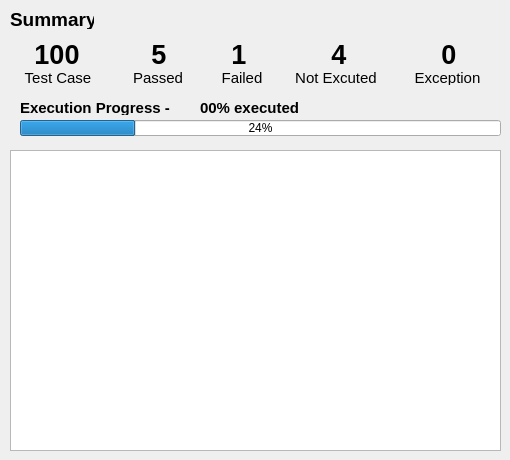
    <widget class="QWidget" name="tab_2">
     <attribute name="title">
      <string>Test Status</string>
     </attribute>
     <widget class="QLabel" name="label_9">
      <property name="geometry">
       <rect>
        <x>30</x>
        <y>40</y>
        <width>54</width>
        <height>29</height>
       </rect>
      </property>
      <property name="font">
       <font>
        <pointsize>20</pointsize>
        <weight>75</weight>
        <bold>true</bold>
        <strikeout>false</strikeout>
        <stylestrategy>PreferDefault</stylestrategy>
       </font>
      </property>
      <property name="text">
       <string>100</string>
      </property>
      <property name="alignment">
       <set>Qt::AlignCenter</set>
      </property>
     </widget>
     <widget class="QLabel" name="label_12">
      <property name="geometry">
       <rect>
        <x>330</x>
        <y>40</y>
        <width>18</width>
        <height>29</height>
       </rect>
      </property>
      <property name="font">
       <font>
        <pointsize>20</pointsize>
        <weight>75</weight>
        <bold>true</bold>
       </font>
      </property>
      <property name="text">
       <string>4</string>
      </property>
      <property name="alignment">
       <set>Qt::AlignCenter</set>
      </property>
     </widget>
     <widget class="QLabel" name="label">
      <property name="geometry">
       <rect>
        <x>10</x>
        <y>10</y>
        <width>84</width>
        <height>19</height>
       </rect>
      </property>
      <property name="font">
       <font>
        <pointsize>14</pointsize>
        <weight>75</weight>
        <bold>true</bold>
       </font>
      </property>
      <property name="text">
       <string>Summary</string>
      </property>
     </widget>
     <widget class="QProgressBar" name="progressBar">
      <property name="geometry">
       <rect>
        <x>20</x>
        <y>120</y>
        <width>481</width>
        <height>16</height>
       </rect>
      </property>
      <property name="value">
       <number>24</number>
      </property>
     </widget>
     <widget class="QLabel" name="label_3">
      <property name="geometry">
       <rect>
        <x>130</x>
        <y>70</y>
        <width>56</width>
        <height>15</height>
       </rect>
      </property>
      <property name="font">
       <font>
        <pointsize>11</pointsize>
        <weight>50</weight>
        <bold>false</bold>
       </font>
      </property>
      <property name="text">
       <string>Passed</string>
      </property>
      <property name="alignment">
       <set>Qt::AlignCenter</set>
      </property>
     </widget>
     <widget class="QLabel" name="label_5">
      <property name="geometry">
       <rect>
        <x>290</x>
        <y>70</y>
        <width>92</width>
        <height>15</height>
       </rect>
      </property>
      <property name="font">
       <font>
        <pointsize>11</pointsize>
        <weight>50</weight>
        <bold>false</bold>
       </font>
      </property>
      <property name="text">
       <string>Not Excuted</string>
      </property>
      <property name="alignment">
       <set>Qt::AlignCenter</set>
      </property>
     </widget>
     <widget class="QLabel" name="label_6">
      <property name="geometry">
       <rect>
        <x>410</x>
        <y>70</y>
        <width>75</width>
        <height>15</height>
       </rect>
      </property>
      <property name="font">
       <font>
        <pointsize>11</pointsize>
        <weight>50</weight>
        <bold>false</bold>
       </font>
      </property>
      <property name="text">
       <string>Exception</string>
      </property>
      <property name="alignment">
       <set>Qt::AlignCenter</set>
      </property>
     </widget>
     <widget class="QLabel" name="label_7">
      <property name="geometry">
       <rect>
        <x>20</x>
        <y>100</y>
        <width>163</width>
        <height>15</height>
       </rect>
      </property>
      <property name="font">
       <font>
        <pointsize>11</pointsize>
        <weight>75</weight>
        <italic>false</italic>
        <bold>true</bold>
       </font>
      </property>
      <property name="text">
       <string>Execution Progress -</string>
      </property>
     </widget>
     <widget class="QLabel" name="label_8">
      <property name="geometry">
       <rect>
        <x>200</x>
        <y>100</y>
        <width>105</width>
        <height>15</height>
       </rect>
      </property>
      <property name="font">
       <font>
        <pointsize>11</pointsize>
        <weight>75</weight>
        <bold>true</bold>
       </font>
      </property>
      <property name="text">
       <string>00% executed</string>
      </property>
     </widget>
     <widget class="QLabel" name="label_2">
      <property name="geometry">
       <rect>
        <x>20</x>
        <y>70</y>
        <width>76</width>
        <height>15</height>
       </rect>
      </property>
      <property name="font">
       <font>
        <pointsize>11</pointsize>
        <weight>50</weight>
        <bold>false</bold>
       </font>
      </property>
      <property name="text">
       <string>Test Case</string>
      </property>
      <property name="alignment">
       <set>Qt::AlignCenter</set>
      </property>
     </widget>
     <widget class="QLabel" name="label_4">
      <property name="geometry">
       <rect>
        <x>220</x>
        <y>70</y>
        <width>44</width>
        <height>15</height>
       </rect>
      </property>
      <property name="font">
       <font>
        <pointsize>11</pointsize>
        <weight>50</weight>
        <bold>false</bold>
       </font>
      </property>
      <property name="text">
       <string>Failed</string>
      </property>
      <property name="alignment">
       <set>Qt::AlignCenter</set>
      </property>
     </widget>
     <widget class="QLabel" name="label_11">
      <property name="geometry">
       <rect>
        <x>150</x>
        <y>40</y>
        <width>18</width>
        <height>29</height>
       </rect>
      </property>
      <property name="font">
       <font>
        <pointsize>20</pointsize>
        <weight>75</weight>
        <bold>true</bold>
       </font>
      </property>
      <property name="text">
       <string>5</string>
      </property>
      <property name="alignment">
       <set>Qt::AlignCenter</set>
      </property>
     </widget>
     <widget class="QLabel" name="label_10">
      <property name="geometry">
       <rect>
        <x>440</x>
        <y>40</y>
        <width>18</width>
        <height>29</height>
       </rect>
      </property>
      <property name="font">
       <font>
        <pointsize>20</pointsize>
        <weight>75</weight>
        <bold>true</bold>
       </font>
      </property>
      <property name="text">
       <string>0</string>
      </property>
      <property name="alignment">
       <set>Qt::AlignCenter</set>
      </property>
     </widget>
     <widget class="QLabel" name="label_13">
      <property name="geometry">
       <rect>
        <x>230</x>
        <y>40</y>
        <width>18</width>
        <height>29</height>
       </rect>
      </property>
      <property name="font">
       <font>
        <pointsize>20</pointsize>
        <weight>75</weight>
        <bold>true</bold>
       </font>
      </property>
      <property name="text">
       <string>1</string>
      </property>
      <property name="alignment">
       <set>Qt::AlignCenter</set>
      </property>
     </widget>
     <widget class="QTableView" name="tableView">
      <property name="geometry">
       <rect>
        <x>10</x>
        <y>150</y>
        <width>491</width>
        <height>301</height>
       </rect>
      </property>
     </widget>
    </widget>
